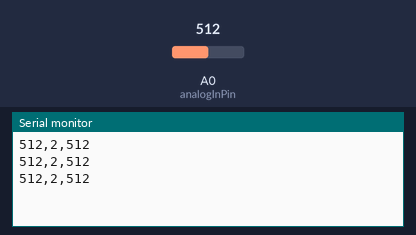
The sketch below on a simulated Arduino Uno, built with avr-gcc and run on an emulated ATmega328P. Parts: the last lines printed to the serial monitor. The inputs (shaded band) are chosen by the test bench; at power-on: A0 (analogInPin) = 512.

Above: at 1.2 s.
1.3 s: A0 (analogInPin) set to 716
At 1.9 s:
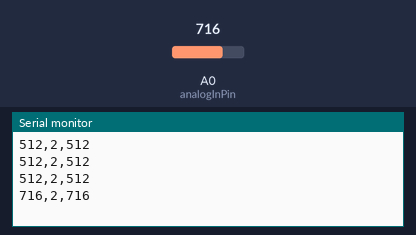
2.8 s: A0 (analogInPin) set to 900
At 3.4 s:
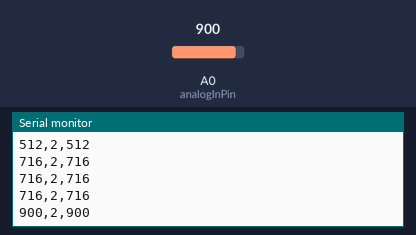
Timing chart, 0 to 5.8 s (numbered marks = the images above; inputs shaded):
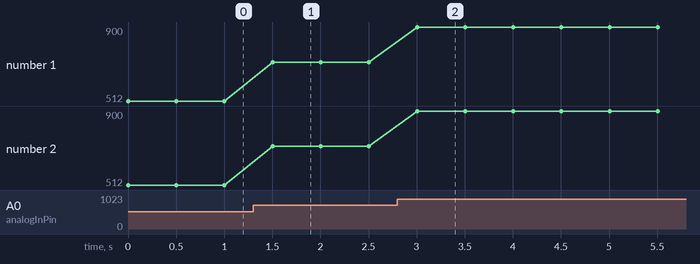

The sketch:

exclavo.ino
```cpp
const int analogInPin = A0; // Analog
const int analogInPin1 = A1; // Analo
int sensorValue = 0; // value read fr
int sensorValue1 = 0; // value read f

void setup() {
// put your setup code here, to run on
Serial.begin(9600);
}

void loop() {
 sensorValue = analogRead(analogInPin);
sensorValue1 = analogRead(analogInPin);
Serial.print(sensorValue);
Serial.print(",");
Serial.print("2");
Serial.print(",");
Serial.println(sensorValue1);
delay(500);
}
```

Measured:
- after the input at 1.3 s, the serial monitor: prints a new line after 0.20 s (image 1)
- after the input at 2.8 s, the serial monitor: prints a new line after 0.20 s (image 2)
- plotted number 1: 512 → 716 after the input at 1.3 s, 716 → 900 after the input at 2.8 s
- plotted number 2: 512 → 716 after the input at 1.3 s, 716 → 900 after the input at 2.8 s
